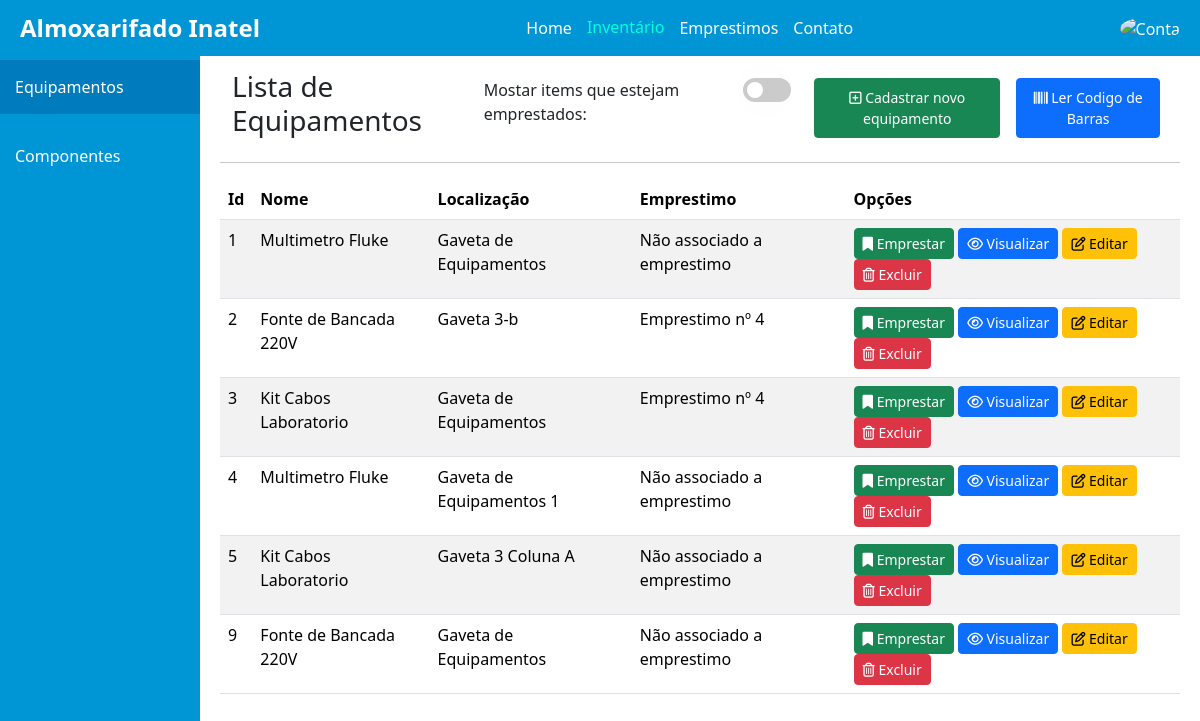
The app's page /inventario/equipamentos/, older data.
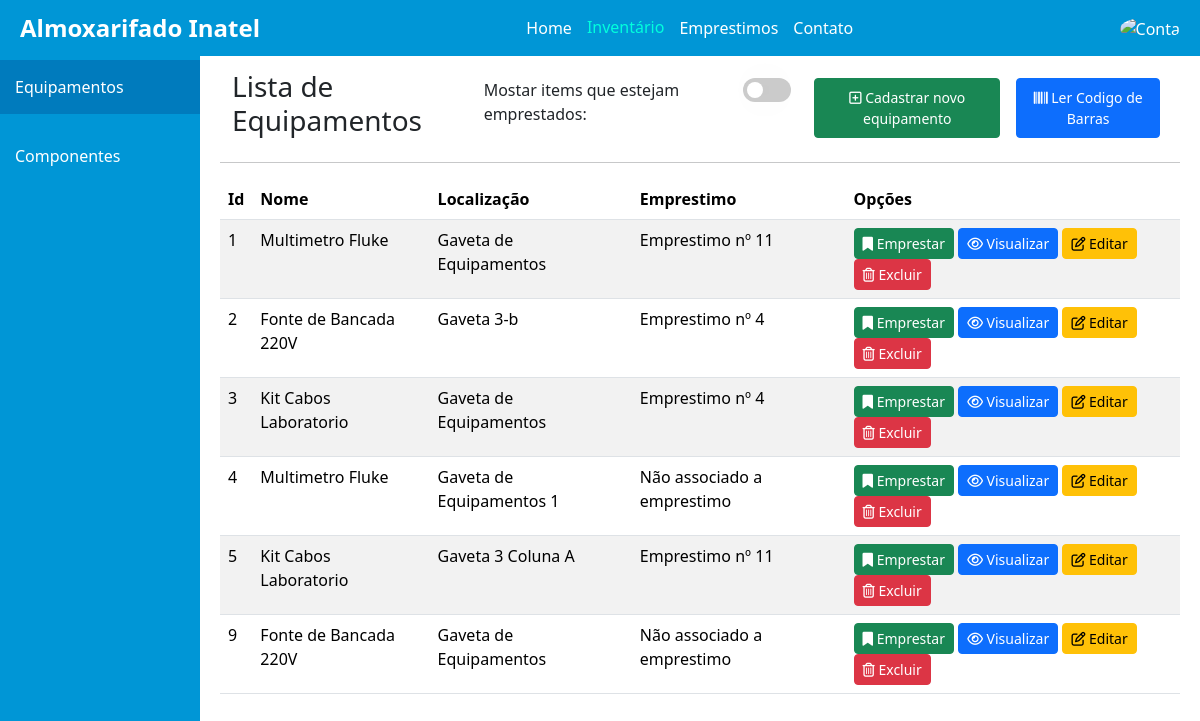
The same page, newer data.
### inventario/models.py (models this page shows, shortened)
class Equipamento(models.Model):
    id = models.IntegerField(primary_key=True, unique=True)
    nome = models.CharField(max_length=50)
    descricao = models.CharField(max_length=500,verbose_name='Descrição')
    localizacao = models.CharField(max_length=50, verbose_name='Localização')
    emprestimo = models.ForeignKey(Emprestimo, on_delete=models.SET_DEFAULT, default=None, blank=True, null=True)

### emprestimos/models.py (models this page shows, shortened)
class Emprestimo(models.Model):
    id = models.BigAutoField(primary_key=True, unique=True)
    estado = models.CharField(max_length=50)
    data_de_retirada = models.DateField(verbose_name='Data de Retirada', auto_now_add=True)
    data_de_devolucao = models.DateField(verbose_name='Data de Devolução')
    aluno = models.ForeignKey(Aluno, on_delete=models.PROTECT)
    funcionario = models.ForeignKey(Funcionario, on_delete=models.PROTECT)

### inventario/views.py (the view)
# urls.py: path('equipamentos/', EquipamentosList.as_view(), name='Listar-Equipamentos'),
class EquipamentosList(ListView):
    model = Equipamento
    template_name = 'equipamentos.html'

### inventario/templates/equipamentos.html (shortened to what this page needs)
{% extends "base.html" %}
{% load static %}
{% block style %}
<link rel="stylesheet" href="{% static 'css/sideBar.css' %}">
<link rel="stylesheet" href="{% static 'css/bootstrap/bootstrap.min.css' %}">
<link rel="stylesheet" href="{% static 'fa/css/all.min.css' %}">
<link rel="stylesheet" href="{% static 'css/tables.css' %}">
<link rel="stylesheet" href="{% static 'css/datatables.min.css' %}">
{% endblock %}
{% block content %}
{% include "includes/sideBar.html" %}
<div class="content">
    <div class="container-fluid">
        <h3>Lista de Equipamentos</h3>
        <div class="buttons">
            <p class="mt-2">Mostar items que estejam emprestados: </p>
            <label class="switch">
                <span class="slider"></span>
            </label>
            <a href="{% url 'Cadastrar-Equipamento' %}" class="btn btn-success btn-sm p-2 m-2" title="Cadastrar">
                <i class="fa-regular fa-square-plus"></i>
                Cadastrar novo equipamento
            </a>
            <button id="readerButton" class="btn btn-primary btn-sm p-2 m-2" type="button" title="Ler codigo de barras">
                <i class="fa-solid fa-barcode"></i>
                Ler Codigo de Barras
            </button>
        </div>
    </div>
    <hr>
    <div class="table-responsive">
        <table class="table table-striped" id="tabela-equipamentos">
            <thead>
                <tr>
                    <th>Id</th>
                    <th>Nome</th>
                    <th>Localização</th>
                    <th>Emprestimo</th>
                    <th>Opções</th>
                </tr>
            </thead>
            <tbody>
                {% for equipamento in object_list %}
                <tr itemID="{{ equipamento.id }}" itemName="{{ equipamento.nome }}" description="{{ equipamento.descricao }}" itemLocation="{{ equipamento.localizacao }}" emprestimo={% if equipamento.emprestimo != None %} {{ equipamento.emprestimo.id }} {% else %} false {% endif %}>
                    <td>{{ equipamento.id }}</td>
                    <td>{{ equipamento.nome }}</td>
                    <td>{{ equipamento.localizacao }}</td>
                    <td>{% if equipamento.emprestimo == None %} Não associado a emprestimo {% else %} Emprestimo nº {{equipamento.emprestimo.id}} {% endif %} </td>
                    <td>
                        <button id="emprestimoButton" class="btn btn-success btn-sm" title="Emprestar">
                            <i class="fa fa-bookmark" aria-hidden="true"></i>
                            Emprestar
                        </button>
                        <button id="detail-button" class="btn btn-primary btn-sm" title="Visualizar">
                            <i class="fa-regular fa-eye"></i>
                            Visualizar
                        </button>
                        <a href="{% url 'Editar-Equipamento' equipamento.id %}" class="btn btn-warning btn-sm" title="Editar">
                            <i class="fa-regular fa-pen-to-square"></i>
                            Editar
                        </a>
                        <button id="delete-Button" class="btn btn-danger btn-sm" title="Excluir">
                            <i class="fa-regular fa-trash-can"></i>
                            Excluir
                        </button>
                    </td>
                </tr>
                {% empty %}
                <tr>
                    <td colspan="4">Nenhum equipamento encontrado</td>
                </tr>
                {% endfor %}
            </tbody>
        </table>
    </div>
</div>
{% endblock %}

### templates/base.html (shortened to what this page needs)
{% load static %}
<!DOCTYPE html>
<html lang="pt-br">
<head>
    <link rel="stylesheet" href="{% static 'css/base.css' %}">
    {% block style %}
    {% endblock %}
</head>
<body>
    <div class="app-bar">
        <div class="logo">Almoxarifado Inatel</div>
        <div class="menu">
            <a href="{% url 'home_page' %}" id="home">Home</a>
            <a href="{% url 'Listar-Equipamentos' %}" id="inventario">Inventário</a>
            <a href="{% url 'emprestimo'%}" id="emprestimo">Emprestimos</a>
            <a href="{% url 'contato'%}" id="contato">Contato</a>
        </div>
        <div class="account" onclick="toggleDropdown()">
            <img src="{% static 'imgs/account_icon.png' %}" alt="Conta">
        </div>
    </div>
    <div class="block">
        {% block content %}{% endblock %}
    </div>
</body>
</html>

### inventario/templates/includes/sideBar.html
{% load static %}
<div class="sidebar">
    <a href="{% url 'Listar-Equipamentos' %}" id="Lista-Equipamentos">Equipamentos</a>
    <a href="{% url 'Listar-Componentes' %}" id="Lista-Componentes">Componentes</a>
</div>

### static/css/base.css (style rules this page uses)
body { font-family: Nunito sans, sans-serif; flex-direction: column; min-height: 100vh; margin: 0; padding: 0; background-color: #f0f8ff; }
.app-bar { position: fixed; top: 0; width: 100%; display: flex; justify-content: space-between; align-items: center; padding: 10px 20px; box-sizing: border-box; background-color: #0096d6; color: white; z-index: 1000; }
.app-bar .logo { font-size: 1.5em; font-weight: bold; }
.app-bar .menu { display: flex; gap: 15px; }
.app-bar .menu a { color: white; text-decoration: none; font-size: 1em; }
.app-bar .menu a.active { color: rgb(0, 255, 221); transform: translateY(-1px); }
.app-bar .account { position: relative; }
.app-bar .account img { width: 30px; height: 30px; border-radius: 50%; cursor: pointer; }
.block { margin-top: 50px; }

### static/css/sideBar.css (style rules this page uses)
.sidebar { height: 100%; width: 200px; position: fixed; top: 40px; left: 0; background-color: #0096d6; padding-top: 20px; display: flex; flex-direction: column; gap: 15px; color: white; z-index: 500; }
.sidebar a { padding: 15px; text-decoration: none; font-size: 1em; color: white; display: block; }
.sidebar a.active { background-color: #007bbd; }
.content { margin-left: 200px; padding: 20px; }

### static/css/tables.css (style rules this page uses)
.container-fluid { display: flex; flex-direction: row; justify-content: space-between; }
.buttons { display: flex; flex-direction: row; justify-content: end; }
.switch { --button-width: 3em; --button-height: 1.5em; --toggle-diameter: 1em; --button-toggle-offset: calc((var(--button-height) - var(--toggle-diameter)) / 2); --toggle-shadow-offset: 10px; --toggle-wider: 2.5em; --color-grey: #cccccc; --color-green: #02a42d; padding-right: 15px; padding-top: 8px; padding-left: 15px; }
.slider { display: inline-block; width: var(--button-width); height: var(--button-height); background-color: var(--color-grey); border-radius: calc(var(--button-height) / 2); position: relative; transition: 0.3s all ease-in-out; }
.slider::after { content: ""; display: inline-block; width: var(--toggle-diameter); height: var(--toggle-diameter); background-color: #fff; border-radius: calc(var(--toggle-diameter) / 2); position: absolute; top: var(--button-toggle-offset); transform: translateX(var(--button-toggle-offset)); box-shadow: var(--toggle-shadow-offset) 0 calc(var(--toggle-shadow-offset) * 4) rgba(0, 0, 0, 0.1); transition: 0.3s all ease-in-out; }

Row changes from the older to the newer data that the page shows:
changed Equipamento id 1: emprestimo.id (not shown) → "11"; emprestimo_id "Não associado a emprestimo" → "Emprestimo nº"
changed Equipamento "Gaveta 3 Coluna A": emprestimo.id (not shown) → "11"; emprestimo_id "Não associado a emprestimo" → "Emprestimo nº"
